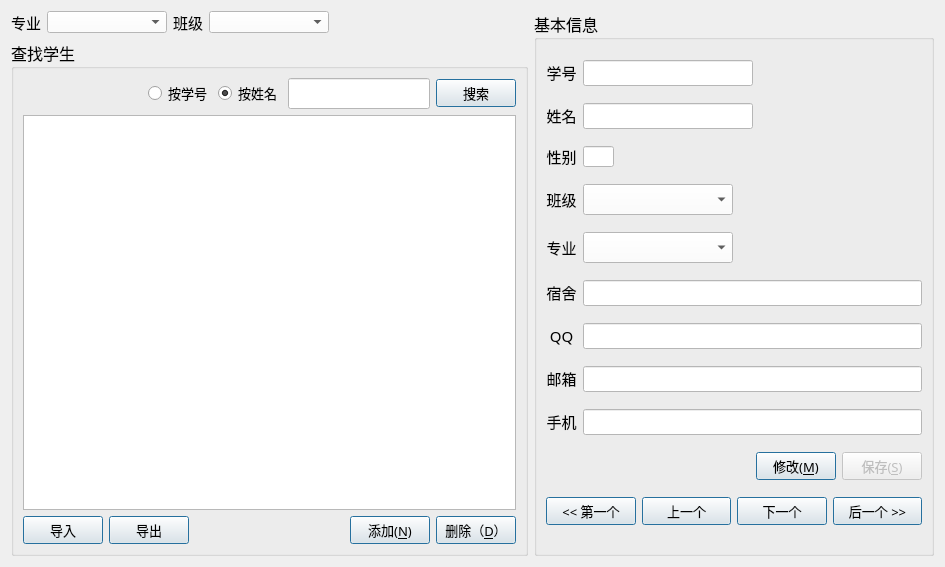
<?xml version="1.0" encoding="UTF-8"?>
<ui version="4.0">
 <class>manage_student</class>
 <widget class="QWidget" name="manage_student">
  <property name="geometry">
   <rect>
    <x>0</x>
    <y>0</y>
    <width>945</width>
    <height>567</height>
   </rect>
  </property>
  <property name="windowTitle">
   <string>Form</string>
  </property>
  <layout class="QGridLayout" name="gridLayout_2">
   <item row="0" column="0">
    <layout class="QHBoxLayout" name="horizontalLayout_11">
     <item>
      <widget class="QLabel" name="majorcombobox_2">
       <property name="font">
        <font>
         <family>微软雅黑</family>
         <pointsize>11</pointsize>
        </font>
       </property>
       <property name="text">
        <string>专业</string>
       </property>
      </widget>
     </item>
     <item>
      <widget class="QComboBox" name="majorcombobox">
       <property name="minimumSize">
        <size>
         <width>120</width>
         <height>0</height>
        </size>
       </property>
       <property name="styleSheet">
        <string notr="true">background-color: rgb(255, 255, 255);</string>
       </property>
      </widget>
     </item>
     <item>
      <widget class="QLabel" name="selectclass">
       <property name="font">
        <font>
         <family>微软雅黑</family>
         <pointsize>11</pointsize>
        </font>
       </property>
       <property name="text">
        <string>班级</string>
       </property>
      </widget>
     </item>
     <item>
      <widget class="QComboBox" name="classcombobox">
       <property name="minimumSize">
        <size>
         <width>120</width>
         <height>0</height>
        </size>
       </property>
       <property name="styleSheet">
        <string notr="true">background-color: rgb(255, 255, 255);</string>
       </property>
      </widget>
     </item>
     <item>
      <spacer name="horizontalSpacer">
       <property name="orientation">
        <enum>Qt::Horizontal</enum>
       </property>
       <property name="sizeHint" stdset="0">
        <size>
         <width>40</width>
         <height>20</height>
        </size>
       </property>
      </spacer>
     </item>
     <item>
      <spacer name="horizontalSpacer_7">
       <property name="orientation">
        <enum>Qt::Horizontal</enum>
       </property>
       <property name="sizeHint" stdset="0">
        <size>
         <width>40</width>
         <height>20</height>
        </size>
       </property>
      </spacer>
     </item>
    </layout>
   </item>
   <item row="0" column="1" rowspan="2">
    <widget class="QGroupBox" name="infoBox">
     <property name="minimumSize">
      <size>
       <width>346</width>
       <height>210</height>
      </size>
     </property>
     <property name="maximumSize">
      <size>
       <width>400</width>
       <height>16777215</height>
      </size>
     </property>
     <property name="font">
      <font>
       <family>华文楷体</family>
       <pointsize>12</pointsize>
      </font>
     </property>
     <property name="title">
      <string>基本信息</string>
     </property>
     <layout class="QVBoxLayout" name="verticalLayout">
      <item>
       <layout class="QHBoxLayout" name="horizontalLayout_3">
        <item>
         <widget class="QLabel" name="stunum">
          <property name="minimumSize">
           <size>
            <width>31</width>
            <height>21</height>
           </size>
          </property>
          <property name="maximumSize">
           <size>
            <width>31</width>
            <height>21</height>
           </size>
          </property>
          <property name="font">
           <font>
            <family>微软雅黑</family>
            <pointsize>11</pointsize>
           </font>
          </property>
          <property name="text">
           <string>学号</string>
          </property>
          <property name="alignment">
           <set>Qt::AlignCenter</set>
          </property>
         </widget>
        </item>
        <item>
         <widget class="QLineEdit" name="stunumEdit">
          <property name="minimumSize">
           <size>
            <width>151</width>
            <height>21</height>
           </size>
          </property>
          <property name="font">
           <font>
            <family>微软雅黑</family>
            <pointsize>10</pointsize>
           </font>
          </property>
          <property name="styleSheet">
           <string notr="true">background-color: rgb(255, 255, 255);</string>
          </property>
         </widget>
        </item>
        <item>
         <spacer name="horizontalSpacer_5">
          <property name="orientation">
           <enum>Qt::Horizontal</enum>
          </property>
          <property name="sizeHint" stdset="0">
           <size>
            <width>40</width>
            <height>20</height>
           </size>
          </property>
         </spacer>
        </item>
       </layout>
      </item>
      <item>
       <layout class="QHBoxLayout" name="horizontalLayout">
        <item>
         <widget class="QLabel" name="name">
          <property name="minimumSize">
           <size>
            <width>31</width>
            <height>21</height>
           </size>
          </property>
          <property name="maximumSize">
           <size>
            <width>31</width>
            <height>21</height>
           </size>
          </property>
          <property name="font">
           <font>
            <family>微软雅黑</family>
            <pointsize>11</pointsize>
           </font>
          </property>
          <property name="text">
           <string>姓名</string>
          </property>
          <property name="alignment">
           <set>Qt::AlignCenter</set>
          </property>
         </widget>
        </item>
        <item>
         <widget class="QLineEdit" name="nameEdit">
          <property name="enabled">
           <bool>true</bool>
          </property>
          <property name="minimumSize">
           <size>
            <width>150</width>
            <height>21</height>
           </size>
          </property>
          <property name="font">
           <font>
            <family>微软雅黑</family>
            <pointsize>10</pointsize>
           </font>
          </property>
          <property name="styleSheet">
           <string notr="true">background-color: rgb(255, 255, 255);</string>
          </property>
         </widget>
        </item>
        <item>
         <spacer name="horizontalSpacer_3">
          <property name="orientation">
           <enum>Qt::Horizontal</enum>
          </property>
          <property name="sizeHint" stdset="0">
           <size>
            <width>40</width>
            <height>20</height>
           </size>
          </property>
         </spacer>
        </item>
       </layout>
      </item>
      <item>
       <layout class="QHBoxLayout" name="horizontalLayout_9">
        <item>
         <widget class="QLabel" name="sex">
          <property name="minimumSize">
           <size>
            <width>31</width>
            <height>21</height>
           </size>
          </property>
          <property name="maximumSize">
           <size>
            <width>31</width>
            <height>21</height>
           </size>
          </property>
          <property name="font">
           <font>
            <family>微软雅黑</family>
            <pointsize>11</pointsize>
           </font>
          </property>
          <property name="text">
           <string>性别</string>
          </property>
          <property name="alignment">
           <set>Qt::AlignCenter</set>
          </property>
         </widget>
        </item>
        <item>
         <widget class="QLineEdit" name="sexEdit">
          <property name="minimumSize">
           <size>
            <width>31</width>
            <height>21</height>
           </size>
          </property>
          <property name="maximumSize">
           <size>
            <width>31</width>
            <height>21</height>
           </size>
          </property>
          <property name="font">
           <font>
            <family>微软雅黑</family>
            <pointsize>10</pointsize>
           </font>
          </property>
          <property name="styleSheet">
           <string notr="true">background-color: rgb(255, 255, 255);</string>
          </property>
         </widget>
        </item>
        <item>
         <spacer name="horizontalSpacer_2">
          <property name="orientation">
           <enum>Qt::Horizontal</enum>
          </property>
          <property name="sizeHint" stdset="0">
           <size>
            <width>78</width>
            <height>20</height>
           </size>
          </property>
         </spacer>
        </item>
       </layout>
      </item>
      <item>
       <layout class="QHBoxLayout" name="horizontalLayout_2">
        <item>
         <widget class="QLabel" name="classes">
          <property name="minimumSize">
           <size>
            <width>31</width>
            <height>21</height>
           </size>
          </property>
          <property name="maximumSize">
           <size>
            <width>31</width>
            <height>21</height>
           </size>
          </property>
          <property name="font">
           <font>
            <family>微软雅黑</family>
            <pointsize>11</pointsize>
           </font>
          </property>
          <property name="text">
           <string>班级</string>
          </property>
          <property name="alignment">
           <set>Qt::AlignCenter</set>
          </property>
         </widget>
        </item>
        <item>
         <widget class="QComboBox" name="stuclasscombobox">
          <property name="minimumSize">
           <size>
            <width>150</width>
            <height>0</height>
           </size>
          </property>
          <property name="styleSheet">
           <string notr="true">background-color: rgb(255, 255, 255);</string>
          </property>
         </widget>
        </item>
        <item>
         <spacer name="horizontalSpacer_9">
          <property name="orientation">
           <enum>Qt::Horizontal</enum>
          </property>
          <property name="sizeHint" stdset="0">
           <size>
            <width>40</width>
            <height>20</height>
           </size>
          </property>
         </spacer>
        </item>
       </layout>
      </item>
      <item>
       <layout class="QHBoxLayout" name="horizontalLayout_14">
        <item>
         <widget class="QLabel" name="classes_2">
          <property name="minimumSize">
           <size>
            <width>31</width>
            <height>21</height>
           </size>
          </property>
          <property name="maximumSize">
           <size>
            <width>31</width>
            <height>21</height>
           </size>
          </property>
          <property name="font">
           <font>
            <family>微软雅黑</family>
            <pointsize>11</pointsize>
           </font>
          </property>
          <property name="text">
           <string>专业</string>
          </property>
          <property name="alignment">
           <set>Qt::AlignCenter</set>
          </property>
         </widget>
        </item>
        <item>
         <widget class="QComboBox" name="stumajorcombobox">
          <property name="minimumSize">
           <size>
            <width>150</width>
            <height>0</height>
           </size>
          </property>
          <property name="styleSheet">
           <string notr="true">background-color: rgb(255, 255, 255);</string>
          </property>
         </widget>
        </item>
        <item>
         <spacer name="horizontalSpacer_10">
          <property name="orientation">
           <enum>Qt::Horizontal</enum>
          </property>
          <property name="sizeHint" stdset="0">
           <size>
            <width>40</width>
            <height>20</height>
           </size>
          </property>
         </spacer>
        </item>
       </layout>
      </item>
      <item>
       <layout class="QHBoxLayout" name="horizontalLayout_8">
        <item>
         <widget class="QLabel" name="dormitory">
          <property name="minimumSize">
           <size>
            <width>31</width>
            <height>21</height>
           </size>
          </property>
          <property name="maximumSize">
           <size>
            <width>31</width>
            <height>21</height>
           </size>
          </property>
          <property name="font">
           <font>
            <family>微软雅黑</family>
            <pointsize>11</pointsize>
           </font>
          </property>
          <property name="text">
           <string>宿舍</string>
          </property>
          <property name="alignment">
           <set>Qt::AlignCenter</set>
          </property>
         </widget>
        </item>
        <item>
         <widget class="QLineEdit" name="dormitoryEdit">
          <property name="minimumSize">
           <size>
            <width>111</width>
            <height>21</height>
           </size>
          </property>
          <property name="font">
           <font>
            <family>微软雅黑</family>
            <pointsize>10</pointsize>
           </font>
          </property>
          <property name="styleSheet">
           <string notr="true">background-color: rgb(255, 255, 255);</string>
          </property>
         </widget>
        </item>
       </layout>
      </item>
      <item>
       <layout class="QHBoxLayout" name="horizontalLayout_7">
        <item>
         <widget class="QLabel" name="qq">
          <property name="minimumSize">
           <size>
            <width>31</width>
            <height>21</height>
           </size>
          </property>
          <property name="maximumSize">
           <size>
            <width>31</width>
            <height>21</height>
           </size>
          </property>
          <property name="font">
           <font>
            <family>微软雅黑</family>
            <pointsize>11</pointsize>
           </font>
          </property>
          <property name="text">
           <string>QQ</string>
          </property>
          <property name="alignment">
           <set>Qt::AlignCenter</set>
          </property>
         </widget>
        </item>
        <item>
         <widget class="QLineEdit" name="qqEdit">
          <property name="font">
           <font>
            <family>微软雅黑</family>
            <pointsize>10</pointsize>
           </font>
          </property>
          <property name="styleSheet">
           <string notr="true">background-color: rgb(255, 255, 255);</string>
          </property>
         </widget>
        </item>
       </layout>
      </item>
      <item>
       <layout class="QHBoxLayout" name="horizontalLayout_5">
        <item>
         <widget class="QLabel" name="email">
          <property name="minimumSize">
           <size>
            <width>31</width>
            <height>21</height>
           </size>
          </property>
          <property name="maximumSize">
           <size>
            <width>31</width>
            <height>21</height>
           </size>
          </property>
          <property name="font">
           <font>
            <family>微软雅黑</family>
            <pointsize>11</pointsize>
           </font>
          </property>
          <property name="text">
           <string>邮箱</string>
          </property>
          <property name="alignment">
           <set>Qt::AlignCenter</set>
          </property>
         </widget>
        </item>
        <item>
         <widget class="QLineEdit" name="emailEdit">
          <property name="minimumSize">
           <size>
            <width>151</width>
            <height>21</height>
           </size>
          </property>
          <property name="font">
           <font>
            <family>微软雅黑</family>
            <pointsize>10</pointsize>
           </font>
          </property>
          <property name="focusPolicy">
           <enum>Qt::StrongFocus</enum>
          </property>
          <property name="styleSheet">
           <string notr="true">background-color: rgb(255, 255, 255);</string>
          </property>
         </widget>
        </item>
       </layout>
      </item>
      <item>
       <layout class="QHBoxLayout" name="horizontalLayout_4">
        <item>
         <widget class="QLabel" name="phonenum">
          <property name="minimumSize">
           <size>
            <width>31</width>
            <height>21</height>
           </size>
          </property>
          <property name="maximumSize">
           <size>
            <width>31</width>
            <height>21</height>
           </size>
          </property>
          <property name="font">
           <font>
            <family>微软雅黑</family>
            <pointsize>11</pointsize>
           </font>
          </property>
          <property name="text">
           <string>手机</string>
          </property>
          <property name="alignment">
           <set>Qt::AlignCenter</set>
          </property>
         </widget>
        </item>
        <item>
         <widget class="QLineEdit" name="phonenumEdit">
          <property name="minimumSize">
           <size>
            <width>151</width>
            <height>21</height>
           </size>
          </property>
          <property name="font">
           <font>
            <family>微软雅黑</family>
            <pointsize>10</pointsize>
           </font>
          </property>
          <property name="focusPolicy">
           <enum>Qt::StrongFocus</enum>
          </property>
          <property name="styleSheet">
           <string notr="true">background-color: rgb(255, 255, 255);</string>
          </property>
         </widget>
        </item>
       </layout>
      </item>
      <item>
       <layout class="QHBoxLayout" name="horizontalLayout_10">
        <item>
         <spacer name="horizontalSpacer_6">
          <property name="orientation">
           <enum>Qt::Horizontal</enum>
          </property>
          <property name="sizeHint" stdset="0">
           <size>
            <width>40</width>
            <height>20</height>
           </size>
          </property>
         </spacer>
        </item>
        <item>
         <widget class="QPushButton" name="modifyButton">
          <property name="font">
           <font>
            <family>微软雅黑</family>
            <pointsize>10</pointsize>
           </font>
          </property>
          <property name="text">
           <string>修改(&amp;M)</string>
          </property>
          <property name="icon">
           <iconset resource="icons.qrc">
            <normaloff>:/image/modify.png</normaloff>:/image/modify.png</iconset>
          </property>
          <property name="default">
           <bool>true</bool>
          </property>
         </widget>
        </item>
        <item>
         <widget class="QPushButton" name="saveButton">
          <property name="enabled">
           <bool>false</bool>
          </property>
          <property name="font">
           <font>
            <family>微软雅黑</family>
            <pointsize>10</pointsize>
           </font>
          </property>
          <property name="text">
           <string>保存(&amp;S)</string>
          </property>
          <property name="icon">
           <iconset resource="icons.qrc">
            <normaloff>:/image/tick.png</normaloff>:/image/tick.png</iconset>
          </property>
          <property name="default">
           <bool>true</bool>
          </property>
         </widget>
        </item>
       </layout>
      </item>
      <item>
       <layout class="QHBoxLayout" name="horizontalLayout_12">
        <item>
         <widget class="QPushButton" name="firstButton">
          <property name="font">
           <font>
            <family>微软雅黑</family>
            <pointsize>10</pointsize>
           </font>
          </property>
          <property name="focusPolicy">
           <enum>Qt::NoFocus</enum>
          </property>
          <property name="text">
           <string>&lt;&lt; 第一个</string>
          </property>
          <property name="default">
           <bool>true</bool>
          </property>
         </widget>
        </item>
        <item>
         <widget class="QPushButton" name="previousButton">
          <property name="font">
           <font>
            <family>微软雅黑</family>
            <pointsize>10</pointsize>
           </font>
          </property>
          <property name="focusPolicy">
           <enum>Qt::NoFocus</enum>
          </property>
          <property name="text">
           <string>上一个</string>
          </property>
          <property name="icon">
           <iconset resource="icons.qrc">
            <normaloff>:/image/icons_04.png</normaloff>:/image/icons_04.png</iconset>
          </property>
          <property name="default">
           <bool>true</bool>
          </property>
         </widget>
        </item>
        <item>
         <widget class="QPushButton" name="nextButton">
          <property name="font">
           <font>
            <family>微软雅黑</family>
            <pointsize>10</pointsize>
           </font>
          </property>
          <property name="focusPolicy">
           <enum>Qt::NoFocus</enum>
          </property>
          <property name="text">
           <string>下一个</string>
          </property>
          <property name="icon">
           <iconset resource="icons.qrc">
            <normaloff>:/image/icons_05.png</normaloff>:/image/icons_05.png</iconset>
          </property>
          <property name="default">
           <bool>true</bool>
          </property>
          <property name="flat">
           <bool>false</bool>
          </property>
         </widget>
        </item>
        <item>
         <widget class="QPushButton" name="lastButton">
          <property name="font">
           <font>
            <family>微软雅黑</family>
            <pointsize>10</pointsize>
           </font>
          </property>
          <property name="focusPolicy">
           <enum>Qt::NoFocus</enum>
          </property>
          <property name="text">
           <string>后一个 &gt;&gt;</string>
          </property>
          <property name="default">
           <bool>true</bool>
          </property>
         </widget>
        </item>
       </layout>
      </item>
     </layout>
    </widget>
   </item>
   <item row="1" column="0">
    <widget class="QGroupBox" name="groupBox">
     <property name="font">
      <font>
       <family>华文楷体</family>
       <pointsize>12</pointsize>
      </font>
     </property>
     <property name="title">
      <string>查找学生</string>
     </property>
     <layout class="QVBoxLayout" name="verticalLayout_2">
      <item>
       <layout class="QHBoxLayout" name="horizontalLayout_6">
        <item>
         <spacer name="horizontalSpacer_8">
          <property name="orientation">
           <enum>Qt::Horizontal</enum>
          </property>
          <property name="sizeHint" stdset="0">
           <size>
            <width>40</width>
            <height>20</height>
           </size>
          </property>
         </spacer>
        </item>
        <item>
         <widget class="QRadioButton" name="radioButton">
          <property name="font">
           <font>
            <family>微软雅黑</family>
            <pointsize>10</pointsize>
           </font>
          </property>
          <property name="text">
           <string>按学号</string>
          </property>
         </widget>
        </item>
        <item>
         <widget class="QRadioButton" name="radioButton_2">
          <property name="font">
           <font>
            <family>微软雅黑</family>
            <pointsize>10</pointsize>
           </font>
          </property>
          <property name="text">
           <string>按姓名</string>
          </property>
          <property name="checked">
           <bool>true</bool>
          </property>
         </widget>
        </item>
        <item>
         <widget class="QLineEdit" name="findEdit">
          <property name="styleSheet">
           <string notr="true">background-color: rgb(255, 255, 255);</string>
          </property>
         </widget>
        </item>
        <item>
         <widget class="QPushButton" name="findButton">
          <property name="font">
           <font>
            <family>微软雅黑</family>
            <pointsize>10</pointsize>
           </font>
          </property>
          <property name="text">
           <string>搜索</string>
          </property>
          <property name="icon">
           <iconset resource="icons.qrc">
            <normaloff>:/image/search (2).png</normaloff>:/image/search (2).png</iconset>
          </property>
          <property name="iconSize">
           <size>
            <width>40</width>
            <height>30</height>
           </size>
          </property>
          <property name="default">
           <bool>true</bool>
          </property>
         </widget>
        </item>
       </layout>
      </item>
      <item>
       <widget class="QTableView" name="studentView">
        <property name="minimumSize">
         <size>
          <width>400</width>
          <height>0</height>
         </size>
        </property>
        <property name="font">
         <font>
          <family>微软雅黑</family>
          <pointsize>10</pointsize>
          <weight>50</weight>
          <italic>false</italic>
          <bold>false</bold>
         </font>
        </property>
        <property name="focusPolicy">
         <enum>Qt::NoFocus</enum>
        </property>
        <property name="styleSheet">
         <string notr="true">font: 10pt &quot;微软雅黑&quot;;</string>
        </property>
       </widget>
      </item>
      <item>
       <layout class="QHBoxLayout" name="horizontalLayout_13">
        <item>
         <widget class="QPushButton" name="pushButton_3">
          <property name="font">
           <font>
            <family>微软雅黑</family>
            <pointsize>10</pointsize>
           </font>
          </property>
          <property name="text">
           <string>导入</string>
          </property>
          <property name="icon">
           <iconset resource="icons.qrc">
            <normaloff>:/image/import.png</normaloff>:/image/import.png</iconset>
          </property>
          <property name="default">
           <bool>true</bool>
          </property>
         </widget>
        </item>
        <item>
         <widget class="QPushButton" name="pushButton_2">
          <property name="font">
           <font>
            <family>微软雅黑</family>
            <pointsize>10</pointsize>
           </font>
          </property>
          <property name="text">
           <string>导出</string>
          </property>
          <property name="icon">
           <iconset resource="icons.qrc">
            <normaloff>:/image/export.png</normaloff>:/image/export.png</iconset>
          </property>
          <property name="default">
           <bool>true</bool>
          </property>
         </widget>
        </item>
        <item>
         <spacer name="horizontalSpacer_4">
          <property name="orientation">
           <enum>Qt::Horizontal</enum>
          </property>
          <property name="sizeHint" stdset="0">
           <size>
            <width>40</width>
            <height>20</height>
           </size>
          </property>
         </spacer>
        </item>
        <item>
         <widget class="QPushButton" name="newButton">
          <property name="font">
           <font>
            <family>微软雅黑</family>
            <pointsize>10</pointsize>
           </font>
          </property>
          <property name="text">
           <string>添加(&amp;N)</string>
          </property>
          <property name="icon">
           <iconset resource="icons.qrc">
            <normaloff>:/image/addstu&amp;tea.png</normaloff>:/image/addstu&amp;tea.png</iconset>
          </property>
          <property name="default">
           <bool>true</bool>
          </property>
         </widget>
        </item>
        <item>
         <widget class="QPushButton" name="deleteButton">
          <property name="font">
           <font>
            <family>微软雅黑</family>
            <pointsize>10</pointsize>
           </font>
          </property>
          <property name="text">
           <string>删除（&amp;D）</string>
          </property>
          <property name="icon">
           <iconset resource="icons.qrc">
            <normaloff>:/image/deletestu&amp;tea.png</normaloff>:/image/deletestu&amp;tea.png</iconset>
          </property>
          <property name="default">
           <bool>true</bool>
          </property>
         </widget>
        </item>
       </layout>
      </item>
     </layout>
    </widget>
   </item>
  </layout>
 </widget>
 <resources>
  <include location="icons.qrc"/>
 </resources>
 <connections/>
</ui>
